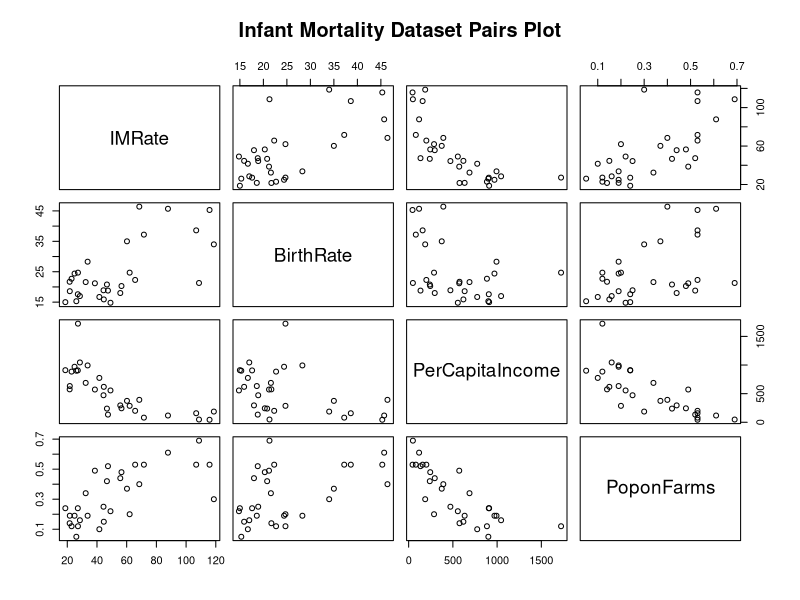
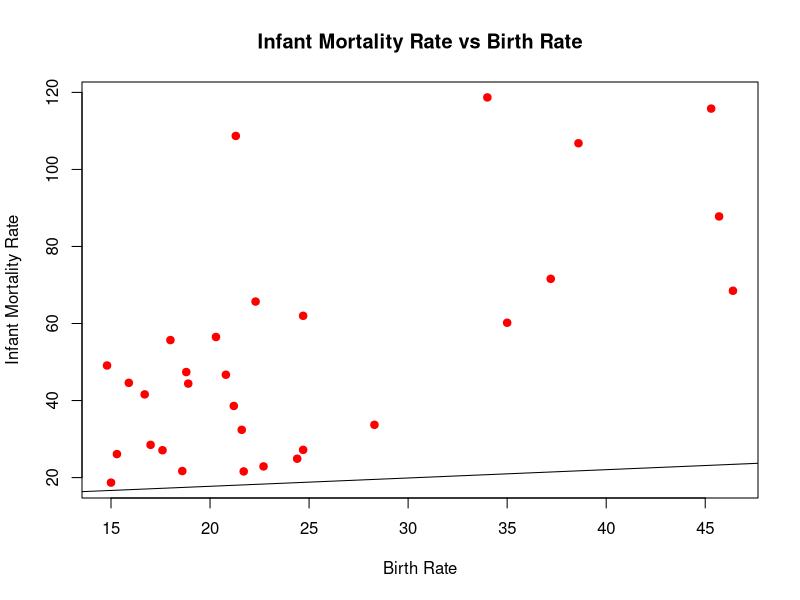
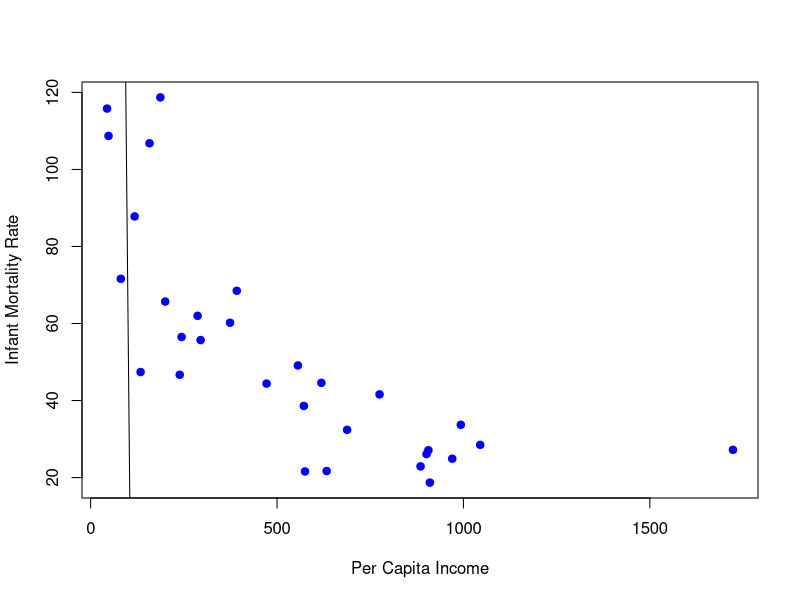
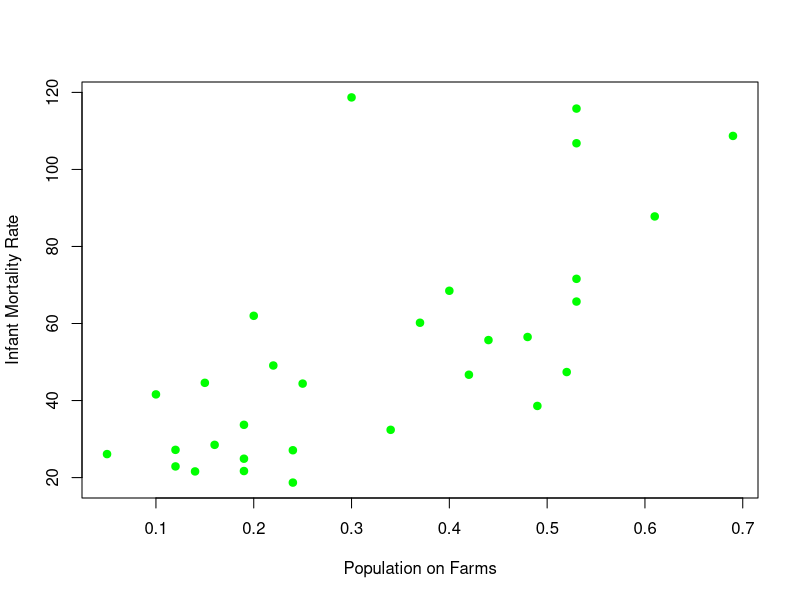
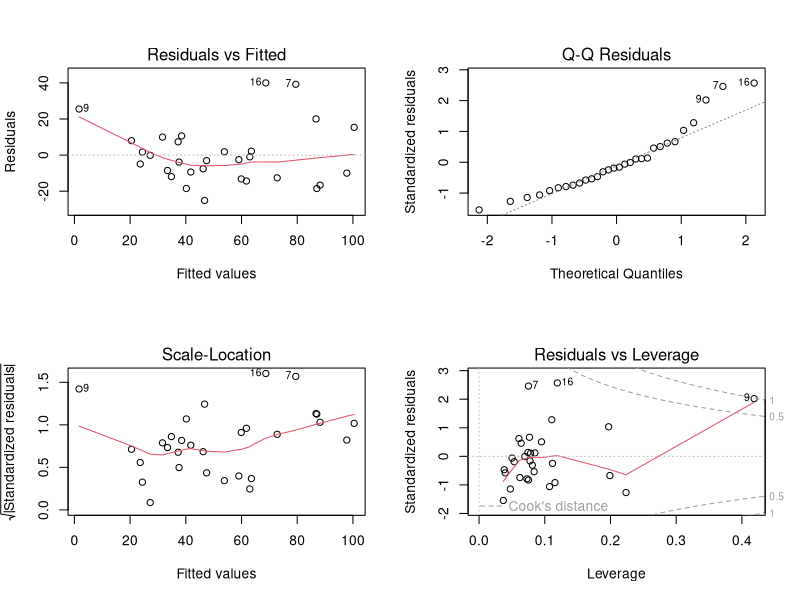

These figures' R source, in order:
# ==============================================================================
# Project: ESG & Social Indicators (Global Infant Mortality)
# Description: Simple and multiple linear regression evaluating the impact of 
#              birth rate, per capita income, and farming populations.
# ==============================================================================

# 1. Setup and Data Import -----------------------------------------------------
getwd()
list.files()
options(scipen=9999)
im <- read.csv("InfantMortality.csv", stringsAsFactors = T)
View(im)
str(im)
!is.na(im)

# 2. Exploratory Data Analysis -------------------------------------------------
# Visualise all relationships simultaneously
pairs(im, main = "Infant Mortality Dataset Pairs Plot")

# 3. Simple Linear Regression Models -------------------------------------------
# Evaluating single explanatory variables against Infant Mortality Rate (RV)
# Model 1: Birth Rate
par(mfrow=c(1,1))
plot(im$BirthRate, im$IMRate, col="red", ylab = "Infant Mortality Rate", xlab = "Birth Rate", 
     main="Infant Mortality Rate vs Birth Rate", pch = 19)
im.m1 <- lm(im$BirthRate~im$IMRate)
summary(im.m1) # Adjusted R Value, 42.14%
abline(lm(im$BirthRate~im$IMRate), col="black")
# Model 2: Per Capita Income
plot(im$PerCapitaIncome, im$IMRate, col="blue", ylab = "Infant Mortality Rate", xlab = "Per Capita Income", pch = 19)
im.m2 <- lm(im$PerCapitaIncome~im$IMRate)
summary(im.m2) # Adjusted R Value, 53.99%
abline(lm(im$PerCapitaIncome~im$IMRate), col="black")
# Model 3: Population on Farms
plot(im$PoponFarms, im$IMRate, col="green", ylab = "Infant Mortality Rate", xlab = "Population on Farms", pch = 19)
im.m3 <- lm(im$PoponFarms~im$IMRate)
summary(im.m3) # Adjusted R Value, 46.66%
abline(lm(im$PoponFarms~im$IMRate), col="black")

# 4. Multiple Linear Regression & Model Selection ------------------------------
# Maximal Model: Include all explanatory variables
im.mm1 <- lm(im$IMRate ~ im$BirthRate + im$PerCapitaIncome + im$PoponFarms)
summary(im.mm1)
View(im.mm1)
# Updated Model: Remove non-significant terms (Population on Farms) to find Minimum Sufficient Model
im.mm2 <- update(im.mm1, ~. -im$PoponFarms)
summary(im.mm2)
# y = m1x + m2x+ c
# Equation derived: IMRate = 1.31*(BirthRate) - 0.04*(PerCapitaIncome) + 42.76

# 5. Model Diagnostics ---------------------------------------------------------
# Check residuals for normality and constant variance
par(mfrow = c(2, 2))
plot(im.mm2)
